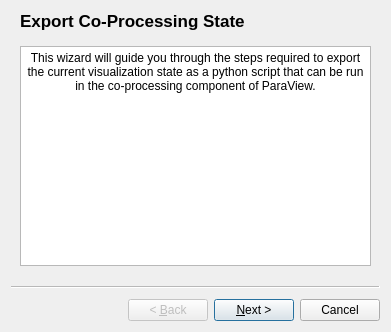
<?xml version="1.0" encoding="UTF-8"?>
<ui version="4.0">
 <class>ExportStateWizard</class>
 <widget class="QWizard" name="ExportStateWizard">
  <property name="geometry">
   <rect>
    <x>0</x>
    <y>0</y>
    <width>391</width>
    <height>332</height>
   </rect>
  </property>
  <property name="minimumSize">
   <size>
    <width>200</width>
    <height>100</height>
   </size>
  </property>
  <property name="windowTitle">
   <string>Export CoProcessing State</string>
  </property>
  <widget class="QWizardPage" name="wizardPage1">
   <property name="title">
    <string>Export Co-Processing State</string>
   </property>
   <attribute name="pageId">
    <string notr="true">0</string>
   </attribute>
   <layout class="QGridLayout" name="gridLayout">
    <item row="0" column="0">
     <widget class="QTextEdit" name="textEdit">
      <property name="enabled">
       <bool>true</bool>
      </property>
      <property name="undoRedoEnabled">
       <bool>false</bool>
      </property>
      <property name="readOnly">
       <bool>true</bool>
      </property>
      <property name="html">
       <string>&lt;!DOCTYPE HTML PUBLIC &quot;-//W3C//DTD HTML 4.0//EN&quot; &quot;http://www.w3.org/TR/REC-html40/strict.dtd&quot;&gt;
&lt;html&gt;&lt;head&gt;&lt;meta name=&quot;qrichtext&quot; content=&quot;1&quot; /&gt;&lt;style type=&quot;text/css&quot;&gt;
p, li { white-space: pre-wrap; }
&lt;/style&gt;&lt;/head&gt;&lt;body style=&quot; font-family:'Helvetica'; font-size:9pt; font-weight:400; font-style:normal;&quot;&gt;
&lt;p align=&quot;center&quot; style=&quot; margin-top:0px; margin-bottom:0px; margin-left:0px; margin-right:0px; -qt-block-indent:0; text-indent:0px;&quot;&gt;This wizard will guide you through the steps required to export the current visualization state as a python script that can be run in the co-processing component of ParaView.&lt;/p&gt;&lt;/body&gt;&lt;/html&gt;</string>
      </property>
     </widget>
    </item>
   </layout>
  </widget>
  <widget class="pqCPExportStateWizardPage2" name="wizardPage2">
   <property name="title">
    <string>Select Simulation Inputs</string>
   </property>
   <property name="subTitle">
    <string>Select the sources in this visualization that are inputs from the simulation. Use Ctrl to select multiple sources.</string>
   </property>
   <attribute name="pageId">
    <string notr="true">1</string>
   </attribute>
   <layout class="QGridLayout" name="gridLayout_2">
    <item row="0" column="0" rowspan="3">
     <widget class="QListWidget" name="allInputs">
      <property name="selectionMode">
       <enum>QAbstractItemView::ExtendedSelection</enum>
      </property>
     </widget>
    </item>
    <item row="0" column="1">
     <spacer name="verticalSpacer">
      <property name="orientation">
       <enum>Qt::Vertical</enum>
      </property>
      <property name="sizeHint" stdset="0">
       <size>
        <width>20</width>
        <height>128</height>
       </size>
      </property>
     </spacer>
    </item>
    <item row="0" column="2" rowspan="3">
     <widget class="QListWidget" name="simulationInputs">
      <property name="selectionMode">
       <enum>QAbstractItemView::ExtendedSelection</enum>
      </property>
     </widget>
    </item>
    <item row="1" column="1">
     <widget class="QPushButton" name="addButton">
      <property name="enabled">
       <bool>false</bool>
      </property>
      <property name="text">
       <string>Add</string>
      </property>
     </widget>
    </item>
    <item row="2" column="1">
     <widget class="QPushButton" name="removeButton">
      <property name="enabled">
       <bool>false</bool>
      </property>
      <property name="text">
       <string>Remove</string>
      </property>
     </widget>
    </item>
   </layout>
  </widget>
  <widget class="pqCPExportStateWizardPage3" name="wizardPage">
   <property name="title">
    <string>Name Simulation Inputs</string>
   </property>
   <property name="subTitle">
    <string>Assign names for the selected simulation inputs.</string>
   </property>
   <attribute name="pageId">
    <string notr="true">2</string>
   </attribute>
   <layout class="QGridLayout" name="gridLayout_3">
    <item row="0" column="0">
     <widget class="QTableWidget" name="nameWidget">
      <property name="alternatingRowColors">
       <bool>true</bool>
      </property>
      <property name="selectionMode">
       <enum>QAbstractItemView::SingleSelection</enum>
      </property>
      <attribute name="horizontalHeaderStretchLastSection">
       <bool>true</bool>
      </attribute>
      <column>
       <property name="text">
        <string>Pipeline Name</string>
       </property>
      </column>
      <column>
       <property name="text">
        <string>Simulation Name</string>
       </property>
      </column>
     </widget>
    </item>
   </layout>
  </widget>
  <widget class="QWizardPage" name="wizardPage_2">
   <property name="title">
    <string>Configuration</string>
   </property>
   <property name="subTitle">
    <string>Select state configuration options.</string>
   </property>
   <layout class="QFormLayout" name="formLayout">
    <item row="0" column="0" colspan="2">
     <widget class="QCheckBox" name="outputRendering">
      <property name="enabled">
       <bool>true</bool>
      </property>
      <property name="text">
       <string>Output rendering components i.e. views</string>
      </property>
      <property name="checked">
       <bool>false</bool>
      </property>
     </widget>
    </item>
    <item row="1" column="0">
     <widget class="QLabel" name="imageTypeLabel">
      <property name="enabled">
       <bool>true</bool>
      </property>
      <property name="text">
       <string>Image Type</string>
      </property>
     </widget>
    </item>
    <item row="1" column="1">
     <widget class="QComboBox" name="imageType">
      <property name="enabled">
       <bool>true</bool>
      </property>
      <item>
       <property name="text">
        <string>png</string>
       </property>
      </item>
      <item>
       <property name="text">
        <string>bmp</string>
       </property>
      </item>
      <item>
       <property name="text">
        <string>ppm</string>
       </property>
      </item>
      <item>
       <property name="text">
        <string>tif</string>
       </property>
      </item>
      <item>
       <property name="text">
        <string>tiff</string>
       </property>
      </item>
      <item>
       <property name="text">
        <string>jpg</string>
       </property>
      </item>
      <item>
       <property name="text">
        <string>jpeg</string>
       </property>
      </item>
     </widget>
    </item>
    <item row="2" column="0">
     <widget class="QLabel" name="imageFileNameLabel">
      <property name="enabled">
       <bool>true</bool>
      </property>
      <property name="text">
       <string>File Name</string>
      </property>
     </widget>
    </item>
    <item row="2" column="1">
     <widget class="QLineEdit" name="imageFileName">
      <property name="enabled">
       <bool>true</bool>
      </property>
      <property name="accessibleName">
       <string/>
      </property>
      <property name="text">
       <string>image_%t.png</string>
      </property>
     </widget>
    </item>
    <item row="3" column="0">
     <widget class="QLabel" name="imageWriteFrequencyLabel">
      <property name="enabled">
       <bool>true</bool>
      </property>
      <property name="text">
       <string>Write Frequency</string>
      </property>
     </widget>
    </item>
    <item row="3" column="1">
     <widget class="QSpinBox" name="imageWriteFrequency">
      <property name="enabled">
       <bool>true</bool>
      </property>
      <property name="minimum">
       <number>1</number>
      </property>
      <property name="maximum">
       <number>1000</number>
      </property>
     </widget>
    </item>
   </layout>
  </widget>
 </widget>
 <customwidgets>
  <customwidget>
   <class>pqCPExportStateWizardPage2</class>
   <extends>QWizardPage</extends>
   <header>QWizardPage</header>
   <container>1</container>
  </customwidget>
  <customwidget>
   <class>pqCPExportStateWizardPage3</class>
   <extends>QWizardPage</extends>
   <header>QWizardPage</header>
   <container>1</container>
  </customwidget>
 </customwidgets>
 <resources/>
 <connections/>
</ui>
